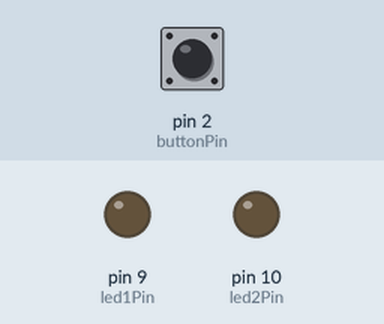
The sketch below on a simulated Arduino Uno, built with avr-gcc and run on an emulated ATmega328P. On the bench: output pins drawn as LEDs (lit = HIGH). The test bench sets the inputs (shaded band); at power-on: pin 2 (buttonPin) HIGH.

Above: at 1.2 s.
1.3 s: pin 2 (buttonPin) pulled LOW for 0.15 s
At 2.5 s:
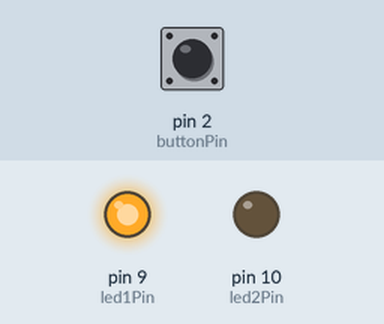
2.9 s: pin 2 (buttonPin) pulled LOW for 1 s
At 3.9 s:
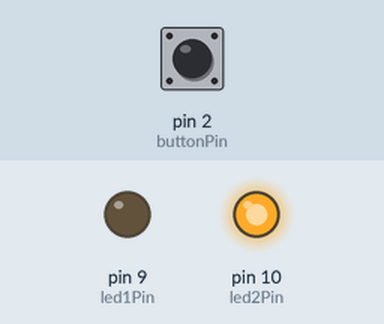
Timing chart, 0 to 5.9 s (numbered marks = the images above; inputs shaded):
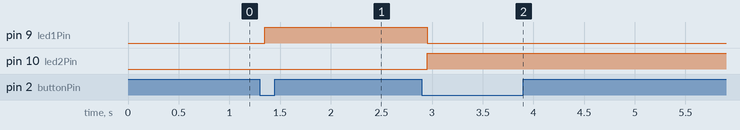

Measured:
- after the input at 1.3 s, pin 9 (led1Pin): LOW → HIGH after 0.05 s
- after the input at 2.9 s, pin 9 (led1Pin): HIGH → LOW after 0.05 s; pin 10 (led2Pin): LOW → HIGH after 0.05 s

The sketch:

2LED1BUTTON.ino
```cpp
const int buttonPin = 2;
const int led1Pin = 9;
const int led2Pin = 10;

int buttonState = 0;
int lastButtonState = 0;
int pressCount = 0;

void setup() {
  pinMode(led1Pin, OUTPUT);
  pinMode(led2Pin, OUTPUT);
  pinMode(buttonPin, INPUT_PULLUP); // Button connected between Pin 2 and GND
}

void loop() {
  buttonState = digitalRead(buttonPin);

  // Check for a state change (button pressed)
  if (buttonState == LOW && lastButtonState == HIGH) {
    pressCount++; // Increment the press count
    delay(50);    // Simple debounce delay
  }
  lastButtonState = buttonState;

  // Control LEDs based on the number of button presses
  if (pressCount == 1) {
    digitalWrite(led1Pin, HIGH);
    digitalWrite(led2Pin, LOW);
  }
  else if (pressCount == 2) {
    digitalWrite(led1Pin, LOW);
    digitalWrite(led2Pin, HIGH);
  }
  else if (pressCount > 2) {
    pressCount = 0; // Reset after the second press
  }
}
```
